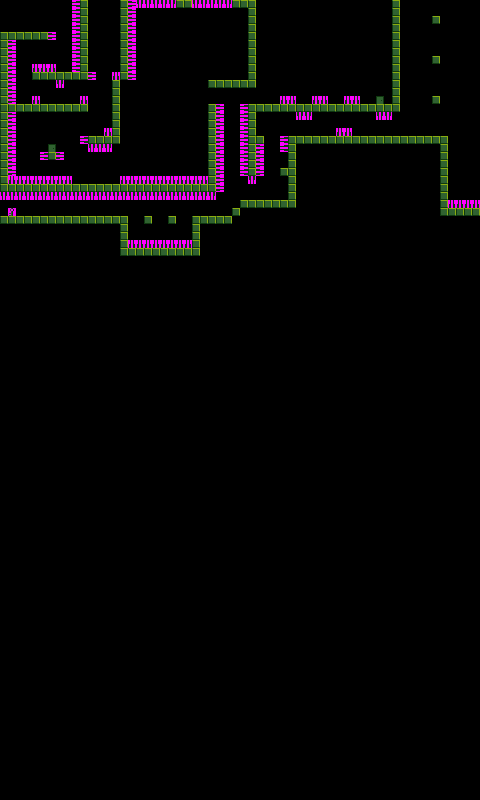

A 2D game scene composited from a Tiled map and its tileset images. What follows is a short description and the map's XML, with each tile layer's data collapsed to a summary:
An orthogonal 60x100 tile map with 8x8 px tiles, 1 tile layer (Tile Layer 1) and 1 object (S).

<map version="1.0" orientation="orthogonal" renderorder="right-down" width="60" height="100" tilewidth="8" tileheight="8" nextobjectid="2">
 <tileset firstgid="1" name="tiles2" tilewidth="8" tileheight="8">
  <image source="../gfx/tiles2.png" trans="ff00ff" width="96" height="8" />
  <tile id="8">
   <properties>
    <property name="exit" value="" />
   </properties>
  </tile>
  <tile id="9">
   <properties>
    <property name="kill" value="z" />
   </properties>
  </tile>
  <tile id="10">
   <properties>
    <property name="kill" value="" />
   </properties>
  </tile>
  <tile id="11">
   <properties>
    <property name="key" value="" />
   </properties>
  </tile>
 </tileset>
 <objectgroup name="Object Layer 1">
  <object id="1" name="S" x="215.5" y="59.75" width="10" height="10" />
 </objectgroup>
 <layer name="Tile Layer 1" width="60" height="100">
  <data>[6000 cells, 422 non-empty, 5 distinct tile ids]</data>
 </layer>
</map>